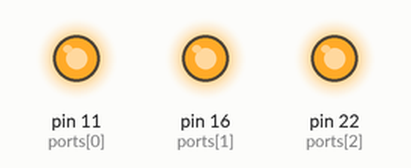
Recording of a program running on a simulated Raspberry Pi (header pin numbers). Parts: output pins drawn as LEDs (lit = HIGH). Random numbers come from a fixed seed. At 9.9 s the program stops and its outputs stay as they are.

Above: at 0.75 s.
At 2.4 s:
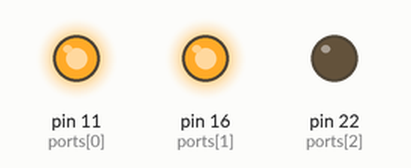
At 3.05 s:
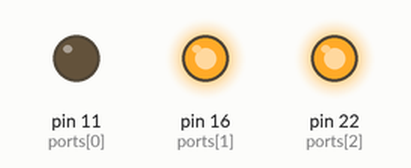
At 4.7 s:
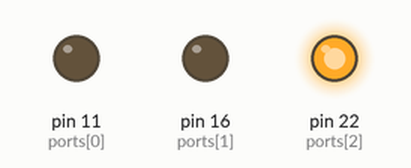
At 8.6 s:
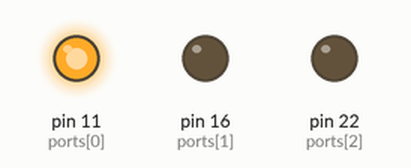
At 10.0 s:
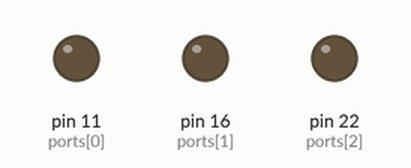
Timing chart, 0 to 11.4 s (numbered marks = the images above):
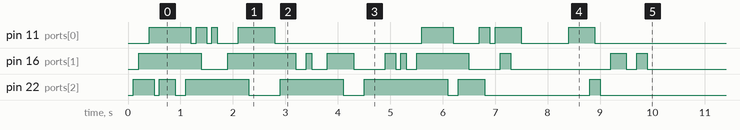

Measured:
- by itself, pin 11 (ports[0]): LOW → HIGH at 0.40 s, → LOW 0.80 s later, → HIGH 0.10 s later, → LOW 0.20 s later, … (16 changes in this stretch)
- by itself, pin 16 (ports[1]): LOW → HIGH at 0.20 s, → LOW 1.2 s later, → HIGH 0.50 s later, → LOW 1.3 s later, … (20 changes in this stretch)
- by itself, pin 22 (ports[2]): LOW → HIGH at 0.10 s, → LOW 0.40 s later, → HIGH 0.10 s later, → LOW 0.30 s later, … (14 changes in this stretch)

The program:

led-nurlan.py
```python
# Eto kommentari. Python ego ignoriruyet, tak chto mozhno pisat' vse
# chto hochesh. Knopka kozyavka =P.

from RPi import GPIO
import time
import random

GPIO.setmode(GPIO.BOARD)

ports = [11, 16, 22]
status = [0, 0, 0] # 0 esli vykluchen port, 1 esli vkluchen. Iznachal'no vse OFF


for i in ports:
	GPIO.setup(i, GPIO.OUT)

# random.random() generiruyet sluchainoye chislo ot [0.0, 1.0)

for w in range (1,100):
	r = int(random.random() * 3) # int(x) convertiruyet x v celoye chislo. Vybirayem sluchainyi port.
	if random.random() < 0.5: # vypal 'orel'
		if status[r] == 0: # esli OFF, vklcuhit' tok
			status[r] = 1
			GPIO.output(ports[r], GPIO.HIGH)
		else: # esli ON, vykluchit tok
			status[r] = 0
			GPIO.output(ports[r], GPIO.LOW)
	time.sleep(0.1) # pospat 100 ms
GPIO.cleanup()
```
